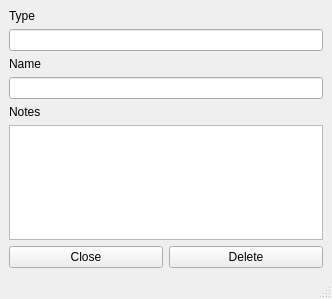
<?xml version="1.0" encoding="UTF-8"?>
<ui version="4.0">
 <class>TraitEdit</class>
 <widget class="QMainWindow" name="TraitEdit">
  <property name="geometry">
   <rect>
    <x>0</x>
    <y>0</y>
    <width>332</width>
    <height>299</height>
   </rect>
  </property>
  <property name="windowTitle">
   <string>MainWindow</string>
  </property>
  <widget class="QWidget" name="centralwidget">
   <layout class="QGridLayout" name="gridLayout">
    <item row="2" column="0">
     <widget class="QLabel" name="label_2">
      <property name="text">
       <string>Name</string>
      </property>
     </widget>
    </item>
    <item row="6" column="0">
     <widget class="QPushButton" name="closeButton">
      <property name="text">
       <string>Close</string>
      </property>
     </widget>
    </item>
    <item row="6" column="1">
     <widget class="QPushButton" name="deleteButton">
      <property name="text">
       <string>Delete</string>
      </property>
     </widget>
    </item>
    <item row="5" column="0" colspan="2">
     <widget class="QPlainTextEdit" name="notes"/>
    </item>
    <item row="3" column="0" colspan="2">
     <widget class="QLineEdit" name="name"/>
    </item>
    <item row="1" column="0" colspan="2">
     <widget class="QLineEdit" name="type"/>
    </item>
    <item row="4" column="0" colspan="2">
     <widget class="QLabel" name="label_3">
      <property name="text">
       <string>Notes</string>
      </property>
     </widget>
    </item>
    <item row="0" column="0" colspan="2">
     <widget class="QLabel" name="label">
      <property name="text">
       <string>Type</string>
      </property>
     </widget>
    </item>
   </layout>
  </widget>
  <widget class="QMenuBar" name="menubar">
   <property name="geometry">
    <rect>
     <x>0</x>
     <y>0</y>
     <width>332</width>
     <height>21</height>
    </rect>
   </property>
  </widget>
  <widget class="QStatusBar" name="statusbar"/>
 </widget>
 <resources/>
 <connections/>
</ui>
